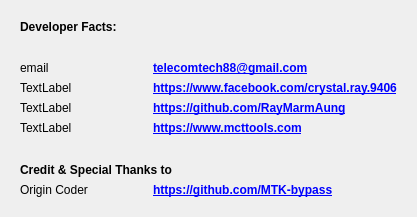
<?xml version="1.0" encoding="UTF-8"?>
<ui version="4.0">
 <class>About</class>
 <widget class="QDialog" name="About">
  <property name="geometry">
   <rect>
    <x>0</x>
    <y>0</y>
    <width>417</width>
    <height>217</height>
   </rect>
  </property>
  <property name="windowTitle">
   <string>About</string>
  </property>
  <layout class="QVBoxLayout" name="verticalLayout">
   <item>
    <widget class="QWidget" name="widget" native="true">
     <layout class="QGridLayout" name="gridLayout">
      <item row="1" column="0">
       <spacer name="verticalSpacer">
        <property name="orientation">
         <enum>Qt::Vertical</enum>
        </property>
        <property name="sizeHint" stdset="0">
         <size>
          <width>20</width>
          <height>40</height>
         </size>
        </property>
       </spacer>
      </item>
      <item row="5" column="2">
       <widget class="QLabel" name="label_4">
        <property name="text">
         <string>&lt;a href=&quot;https://www.mcttools.com&quot; style=&quot;color:%1&quot;&gt;&lt;b&gt;https://www.mcttools.com&lt;/b&gt;&lt;/a&gt;</string>
        </property>
        <property name="alignment">
         <set>Qt::AlignLeading|Qt::AlignLeft|Qt::AlignVCenter</set>
        </property>
        <property name="openExternalLinks">
         <bool>true</bool>
        </property>
       </widget>
      </item>
      <item row="5" column="0">
       <widget class="QLabel" name="lblWeb">
        <property name="text">
         <string>TextLabel</string>
        </property>
       </widget>
      </item>
      <item row="0" column="0" colspan="3">
       <widget class="QLabel" name="label">
        <property name="font">
         <font>
          <pointsize>9</pointsize>
          <weight>75</weight>
          <bold>true</bold>
         </font>
        </property>
        <property name="text">
         <string>Developer Facts:</string>
        </property>
        <property name="alignment">
         <set>Qt::AlignLeading|Qt::AlignLeft|Qt::AlignVCenter</set>
        </property>
       </widget>
      </item>
      <item row="4" column="0">
       <widget class="QLabel" name="lblGithub">
        <property name="text">
         <string>TextLabel</string>
        </property>
       </widget>
      </item>
      <item row="2" column="2">
       <widget class="QLabel" name="label_5">
        <property name="text">
         <string>&lt;a href=&quot;https://mail.google.com/mail/?view=cm&amp;fs=1&amp;to=telecomtech88@gmail.com&quot; style=&quot;color:%1&quot;&gt;&lt;b&gt;telecomtech88@gmail.com&lt;/b&gt;&lt;/a&gt;</string>
        </property>
        <property name="openExternalLinks">
         <bool>true</bool>
        </property>
       </widget>
      </item>
      <item row="3" column="0">
       <widget class="QLabel" name="lblFacebook">
        <property name="text">
         <string>TextLabel</string>
        </property>
       </widget>
      </item>
      <item row="6" column="0">
       <spacer name="verticalSpacer_2">
        <property name="orientation">
         <enum>Qt::Vertical</enum>
        </property>
        <property name="sizeHint" stdset="0">
         <size>
          <width>20</width>
          <height>40</height>
         </size>
        </property>
       </spacer>
      </item>
      <item row="8" column="0">
       <widget class="QLabel" name="lblCredit">
        <property name="text">
         <string>Origin Coder</string>
        </property>
       </widget>
      </item>
      <item row="4" column="2">
       <widget class="QLabel" name="label_3">
        <property name="text">
         <string>&lt;a href=&quot;https://github.com/RayMarmAung&quot; style=&quot;color:%1&quot;&gt;&lt;b&gt;https://github.com/RayMarmAung&lt;/b&gt;&lt;/a&gt;</string>
        </property>
        <property name="alignment">
         <set>Qt::AlignLeading|Qt::AlignLeft|Qt::AlignVCenter</set>
        </property>
        <property name="openExternalLinks">
         <bool>true</bool>
        </property>
       </widget>
      </item>
      <item row="3" column="2">
       <widget class="QLabel" name="label_2">
        <property name="text">
         <string>&lt;a href=&quot;https://www.facebook.com/crystal.ray.9406&quot; style=&quot;color:%1&quot;&gt;&lt;b&gt;https://www.facebook.com/crystal.ray.9406&lt;/b&gt;&lt;/a&gt;</string>
        </property>
        <property name="alignment">
         <set>Qt::AlignLeading|Qt::AlignLeft|Qt::AlignVCenter</set>
        </property>
        <property name="openExternalLinks">
         <bool>true</bool>
        </property>
       </widget>
      </item>
      <item row="2" column="0">
       <widget class="QLabel" name="lblEmail">
        <property name="sizePolicy">
         <sizepolicy hsizetype="Preferred" vsizetype="Preferred">
          <horstretch>0</horstretch>
          <verstretch>0</verstretch>
         </sizepolicy>
        </property>
        <property name="maximumSize">
         <size>
          <width>70</width>
          <height>16777215</height>
         </size>
        </property>
        <property name="text">
         <string>email</string>
        </property>
        <property name="scaledContents">
         <bool>false</bool>
        </property>
       </widget>
      </item>
      <item row="7" column="0" colspan="3">
       <widget class="QLabel" name="label_6">
        <property name="font">
         <font>
          <pointsize>9</pointsize>
          <weight>75</weight>
          <bold>true</bold>
         </font>
        </property>
        <property name="text">
         <string>Credit &amp; Special Thanks to</string>
        </property>
       </widget>
      </item>
      <item row="8" column="2">
       <widget class="QLabel" name="label_8">
        <property name="text">
         <string>&lt;a href=&quot;https://github.com/MTK-bypass&quot; style=&quot;color:%1&quot;&gt;&lt;b&gt;https://github.com/MTK-bypass&lt;/b&gt;&lt;/a&gt;</string>
        </property>
        <property name="openExternalLinks">
         <bool>true</bool>
        </property>
       </widget>
      </item>
     </layout>
    </widget>
   </item>
  </layout>
 </widget>
 <resources/>
 <connections/>
</ui>
